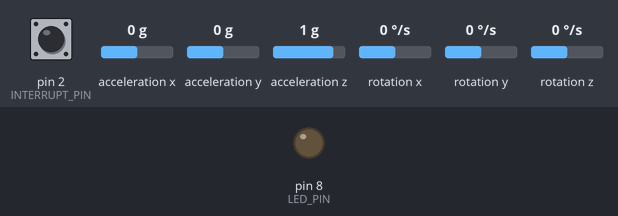
The sketch below on a simulated Arduino Uno, built for the host (arithmetic inside an expression is 32-bit, double 64-bit). Shown: output pins drawn as LEDs (lit = HIGH). The test bench sets the inputs (shaded band); at power-on: pin 2 (INTERRUPT_PIN) LOW, acceleration x 0 g, acceleration y 0 g, acceleration z 1 g, rotation x 0 °/s, rotation y 0 °/s, rotation z 0 °/s. The sensor or clock chip raises its interrupt line as the real part does; no MQTT or app messages arrive unless stated; not simulated (calls return 0 or success): Secrets.h.

Above: at 0.0 s.
At 10.6 s:
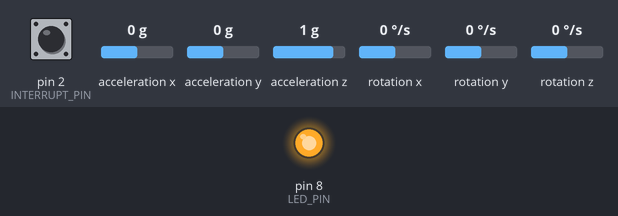
Timing chart, 0 to 12.1 s (numbered marks = the images above):
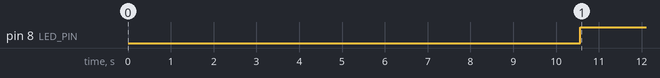

The sketch:

GarbageBin_Quaternion.ino
```cpp
//Definition - MPU6050
#define INTERRUPT_PIN 2
//Definition - SIM808
#define TINY_GSM_MODEM_SIM808
//Definition - Misc
#define LED_PIN 8

//Library - MPU6050
#include <I2Cdev.h>
#include <MPU6050_6Axis_MotionApps20.h>
#include <Wire.h>
//Library - SIM808
#include <TinyGsmClient.h>
#include <PubSubClient.h>
#include <SoftwareSerial.h>
//Library - HC-SR04
#include <HCSR04.h>
//Library - Secrets
#include <Secrets.h>

//Constructor - MPU6050
MPU6050 mpu;
//Constructor - SIM808
SoftwareSerial SerialAT(10, 11);
TinyGsm modem(SerialAT);
TinyGsmClient client(modem);
PubSubClient mqtt(client);
//Constructor - HC-SR04
HCSR04 ultrasonic(9, 7, 33);
//Struct - Secrets
Secrets secret;

//Variables - MPU6050
bool dmpReady = false;
uint8_t mpuIntStatus;
uint8_t devStatus;
uint16_t packetSize;
uint16_t fifoCount;
uint8_t fifoBuffer[64];
Quaternion q;
VectorFloat gravity;
float ypr[3];
volatile bool mpuInterrupt = false;
uint8_t angle = 255;
//Variables - SIM808
const char* apn  = secret.APN;
const char* broker = secret.BROKER_HOST;
const int port = secret.BROKER_PORT;
const char* clientID = "Developed Device";
const char* username = secret.BROKER_USERNAME;
const char* password = secret.BROKER_PASSWORD;
const char* topicUltraGyro = "GarbageBin/1/UltraGyro";
const char* topicGPS = "GarbageBin/1/GPS";
unsigned long lastReconnectAttempt = 0;
unsigned long lastSend = 0;
//Variables - HC-SR04
const float garbageBinHeight = 32.0;
uint8_t level = 0;
uint8_t prevLevel = 0;
uint8_t closedPrevLevel = 0;
//Variables - Misc
float latitude = 0.0;
float longitude = 0.0;
float prevLatitude = 0.0;
float prevLongitude = 0.0;
bool sameCoordFlag = false;
bool lidFlags[4] = {false, false, false, false};
uint8_t overflowAngle = 45;

void setup() {
  initializeInternal();
  initializeMPU6050();
  initializeSIM808();
  initializeMisc();
}
void loop() {
  updateAngle();
  if (!mqtt.connected()) {
    mqttReconnect();
    return;
  } else {
    unsigned long z = millis();
    if (z - lastSend > 3000L) {
      lastSend = z;
      gpsHandler();
      readingHandler();
    }
  }
  mqtt.loop();
}

//Functions - Internal
void initializeInternal() {
  Wire.begin();
  Wire.setClock(400000);
  Serial.begin(9600);
  while (!Serial);
  //Serial.println("Booting...");
}

//Functions - MPU6050
void dmpDataReady() {
  mpuInterrupt = true;
}
void initializeMPU6050() {
  mpu.initialize();
  pinMode(INTERRUPT_PIN, INPUT);
  devStatus = mpu.dmpInitialize();
  mpu.setYGyroOffset(2.13);
  if (devStatus == 0) {
    mpu.setDMPEnabled(true);
    attachInterrupt(digitalPinToInterrupt(INTERRUPT_PIN), dmpDataReady, RISING);
    mpuIntStatus = mpu.getIntStatus();
    dmpReady = true;
    packetSize = mpu.dmpGetFIFOPacketSize();
  }
}
void updateAngle() {
  if (dmpReady) {
    while (!mpuInterrupt /*&& fifoCount < packetSize*/) {
      if (mpuInterrupt /*&& fifoCount < packetSize*/) {
        fifoCount = mpu.getFIFOCount();
      }
    }

    mpuInterrupt = false;
    mpuIntStatus = mpu.getIntStatus();
    fifoCount = mpu.getFIFOCount();

    if ((mpuIntStatus & _BV(MPU6050_INTERRUPT_FIFO_OFLOW_BIT)) || fifoCount >= 1024) {
      mpu.resetFIFO();
      fifoCount = mpu.getFIFOCount();
      angle = 255;

    } else if (mpuIntStatus & _BV(MPU6050_INTERRUPT_DMP_INT_BIT)) {
      while (fifoCount < packetSize) fifoCount = mpu.getFIFOCount();

      mpu.getFIFOBytes(fifoBuffer, packetSize);
      fifoCount -= packetSize;

      mpu.dmpGetQuaternion(&q, fifoBuffer);
      mpu.dmpGetGravity(&gravity, &q);
      mpu.dmpGetYawPitchRoll(ypr, &q, &gravity);
      angle = abs(ypr[1] * 180 / M_PI) > 255 ? 255 : abs(ypr[1] * 180 / M_PI);
    }
  }
}
//Functions - SIM808
void initializeSIM808() {
  SerialAT.begin(9600);
  delay(10000);
  modem.restart();

  bool networkFlag = false;
  while (networkFlag == false) {
    if (modem.waitForNetwork()) {
      //Serial.println("Network: Connected");
      networkFlag = true;
    }
  }
  bool apnFlag = false;
  while (apnFlag == false) {
    if (modem.gprsConnect(apn, "", "")) {
      //Serial.println("Internet: Connected");
      apnFlag = true;
    }
  }

  modem.enableGPS();
  mqtt.setServer(broker, port);
  mqtt.setCallback(mqttCallback);
}
boolean mqttConnect() {
  //Serial.print("Broker Connection: ");
  boolean status = mqtt.connect(clientID, username, password, NULL, 2, NULL, NULL);
  if (status == false) {
    //Serial.println("Disconnected");
    return false;
  }
  //Serial.println("Connected");
  mqtt.subscribe("GarbageBin/1/OverflowAngle");
  return mqtt.connected();
}
void mqttReconnect() {
  //Serial.println("Broker Connection: Disconnected");
  digitalWrite(LED_PIN, LOW);
  unsigned long t = millis();
  if (t - lastReconnectAttempt > 10000L) {
    lastReconnectAttempt = t;
    if (mqttConnect()) {
      digitalWrite(LED_PIN, HIGH);
      lastReconnectAttempt = 0;
    }
  }
  delay(100);
}
void mqttCallback(char* topic, byte* payload, unsigned int len) {
  if (String(topic) == "GarbageBin/1/OverflowAngle") {
    byte temp = payload[0] + payload[1];
    if (temp == 99) {
      overflowAngle = 30;
    } else if (temp == 105) {
      overflowAngle = 45;
    } else {
      overflowAngle = 60;
    }
  }
}
//Functions - HC-SR04
uint8_t getLevel() {
  level = ultrasonic.ping_median(9);
  if (prevLevel == 100 && level == 33) {
    return 255;
  } else {
    return abs(((garbageBinHeight - level) / garbageBinHeight) * 100);
  }
}
//Functions - Misc
void initializeMisc() {
  pinMode(LED_PIN, OUTPUT);
}
void gpsHandler() {
  if (modem.getGPS(&latitude, &longitude)) {
    if (abs(prevLatitude - latitude) > 0.000003 && abs(prevLongitude - longitude) > 0.000003) {
      //Serial.println("Latitude,Longitude: " + String(latitude) + ',' + String(longitude));
      mqtt.publish(topicGPS, (String(latitude) + ',' + String(longitude)).c_str());
      prevLatitude = latitude;
      prevLongitude = longitude;
      sameCoordFlag = false;
    }
  } else {
    if (!sameCoordFlag) {
      //Serial.println("Latitude,Longitude: 14.590565,120.977569");
      mqtt.publish(topicGPS, "14.590565,120.977569");
      sameCoordFlag = true;
    }
  }
}
void readingHandler() {
  //Serial.println("Angle: " + String(angle));
  if (angle != 255) {
    if (angle <= 3) {
      level = getLevel();
      if (level != 255 && level != 0) {
        if (!lidFlags[0]) {
          lidFlagSetter(0);
          //Serial.println("Level,Lid: " + String(level) + ',' + "Closed");
          mqtt.publish(topicUltraGyro, (String(level) + ',' + "Closed").c_str());
          prevLevel = level;
        } else if (abs(prevLevel - level) > 3) {
          //Serial.println("Level,Lid: " + String(level) + ',' + "Closed");
          mqtt.publish(topicUltraGyro, (String(level) + ',' + "Closed").c_str());
          prevLevel = level;
        }
      }
    } else if (angle >= 3) {
      level = getLevel();
      if (angle <= overflowAngle && level >= 90) {
        if (!lidFlags[2]) {
          lidFlagSetter(2);
          //Serial.println("Level,Lid: 100.1,Overflow");
          mqtt.publish(topicUltraGyro, "100.1,Overflow");
          prevLevel = 100;
        }
      } else if (angle <= 45) {
        if (level != 255) {
          if (!lidFlags[3]) {
            lidFlagSetter(3);
            //Serial.println("Level,Lid: " + String(level) + ',' + "Partial");
            mqtt.publish(topicUltraGyro, (String(level) + ',' + "Partial").c_str());
            prevLevel = level;
          } else if (abs(prevLevel - level) > 3) {
            //Serial.println("Level,Lid: " + String(level) + ',' + "Partial");
            mqtt.publish(topicUltraGyro, (String(level) + ',' + "Partial").c_str());
            prevLevel = level;
          }
        }
      }
      else {
        if (!lidFlags[1]) {
          lidFlagSetter(1);
          //Serial.println("Level,Lid: 0,Open");
          mqtt.publish(topicUltraGyro, "0,Open");
          prevLevel = 0;
        }
      }
    }
  }
}
void lidFlagSetter(int f) {
  for (int i = 0; i < 4; i++) {
    if (i == f) {
      lidFlags[i] = true;
    } else {
      lidFlags[i] = false;
    }
  }
}
```

Measured:
- by itself, pin 8 (LED_PIN): LOW → HIGH at 10.6 s
